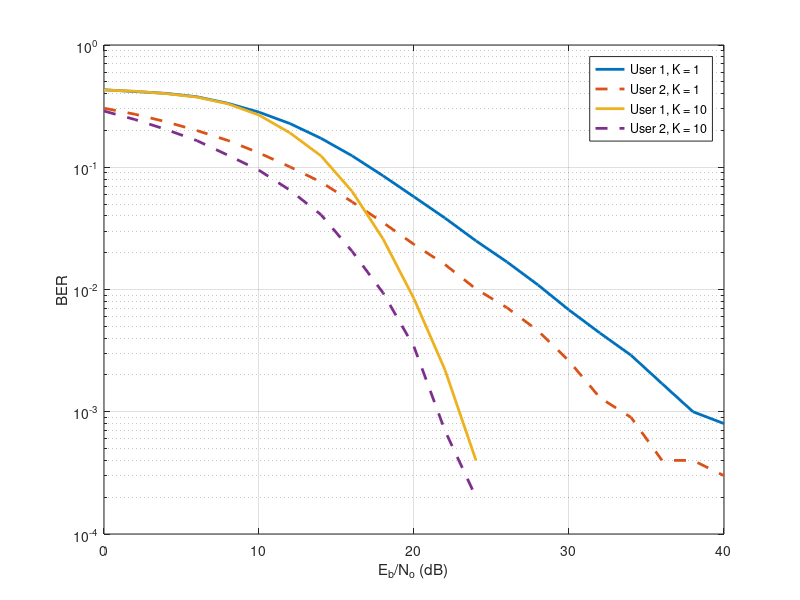

Here is the MATLAB script that generated this plot:

clc;clear variables; close all;

N = 10^4; %Number of data samples

EbN0dB = 0:2:40; %Eb/N0 in dB overwhich the performance has to be simulated 

totPower=1; %Total power of LOS path & scattered paths 

K=[1 10]; %A list of Ricial K factors to simulate 

%data generation 
d1=rand(1,N)>0.5; 
d2=rand(1,N)>0.5; 

%BPSK modulation 
xp=2*d1-1; 
xq=2*d2-1; 

%Power allocation factors
alpha=0.2; beta=0.8; 
Ps=1; 

%Do superpostion coding
x=sqrt(alpha*Ps)*xp+sqrt(beta*Ps)*xq; 

%Noise samples (AWGN) with zero mean and unit variance
noise = (randn(1,N)+1i*randn(1,N))/sqrt(2);

%Path loss calculation
Lp = ((3*10^8)/(4*3.14*2*10^9*100))^2;  %Free space loss
Gs = 52.1;                             
beamgain = 100;                     
m=Lp*db2pow(Gs)*beamgain;               %Total loss

%Buffers to hold BERs of user1 and user 2 (One row for every value of K)
simBER_ricean1 = zeros(length(K),length(EbN0dB)); 
simBER_ricean2 = zeros(length(K),length(EbN0dB));

for u = 1:length(K)
    
    %Ricean parameters
    k = K(u);
    s = sqrt(k/(k+1)*totPower); 
    sigma=totPower/sqrt(2*(k+1)); 
    
    %Generate Ricean samples
    h = ((sigma*randn(1,N)+s)+1i*(randn(1,N)*sigma+0)); 


    for i=1:length(EbN0dB) 

        n = noise*10^(-EbN0dB(i)/20); %Scale noise according to required Eb/No
        
        y_ricean=sqrt(m).*h.*x+n;             %Received signal
        y_ricean_cap = y_ricean./(sqrt(m)*h); %Equalize
        
        %User 2 (Direct decoding) (Since beta > alpha)
        r_ricean2=real(y_ricean_cap)>0;         %Direct BPSK demodulation of user 1's data

        %User 1;
        r_ricean_remod = 2*r_ricean2-1;         %Remodulate user 2's data in order to do SIC
        rem = y_ricean_cap - sqrt(beta)*r_ricean_remod; %perform SIC
        r_ricean1 = real(rem)>0;                %Demodulate to get user 1's data
        
        %BER calculation
        simBER_ricean1(u,i) = biterr(r_ricean1,d1)/N;   %BER of user 1
        simBER_ricean2(u,i) = biterr(r_ricean2,d2)/N;   %BER of user 2
    end
    
    %Plot BERs
    semilogy(EbN0dB,simBER_ricean1(u,:),'linewidth',2); hold on; grid on;   
    semilogy(EbN0dB,simBER_ricean2(u,:),'--','linewidth',2);
end
xlabel('E_b/N_o (dB)');
ylabel('BER');
legend('User 1, K = 1','User 2, K = 1','User 1, K = 10','User 2, K = 10');




